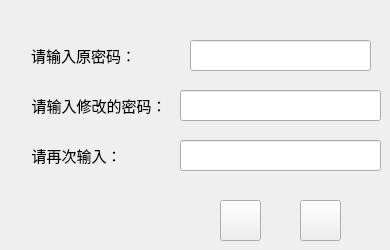
      <widget class="QWidget" name="page_12">
       <widget class="QPushButton" name="pushButton_24">
        <property name="geometry">
         <rect>
          <x>300</x>
          <y>200</y>
          <width>41</width>
          <height>41</height>
         </rect>
        </property>
        <property name="styleSheet">
         <string notr="true">border-image: url(:/icon/Images/icon/cancel_normal.png);</string>
        </property>
        <property name="text">
         <string/>
        </property>
       </widget>
       <widget class="QLabel" name="label_11">
        <property name="geometry">
         <rect>
          <x>0</x>
          <y>40</y>
          <width>171</width>
          <height>31</height>
         </rect>
        </property>
        <property name="font">
         <font>
          <family>微软雅黑</family>
          <pointsize>11</pointsize>
          <weight>9</weight>
          <italic>false</italic>
          <bold>false</bold>
         </font>
        </property>
        <property name="styleSheet">
         <string notr="true">font: 75 11pt &quot;微软雅黑&quot;;
border-image: url(:/background/Images/background/cata_normal.png);</string>
        </property>
        <property name="text">
         <string>        请输入原密码：</string>
        </property>
       </widget>
       <widget class="QLabel" name="label_33">
        <property name="geometry">
         <rect>
          <x>20</x>
          <y>140</y>
          <width>151</width>
          <height>31</height>
         </rect>
        </property>
        <property name="font">
         <font>
          <family>微软雅黑</family>
          <pointsize>11</pointsize>
          <weight>9</weight>
          <italic>false</italic>
          <bold>false</bold>
         </font>
        </property>
        <property name="styleSheet">
         <string notr="true">font: 75 11pt &quot;微软雅黑&quot;;
border-image: url(:/background/Images/background/list_normal.png);</string>
        </property>
        <property name="text">
         <string>   请再次输入：</string>
        </property>
       </widget>
       <widget class="QPushButton" name="pushButton_25">
        <property name="geometry">
         <rect>
          <x>220</x>
          <y>200</y>
          <width>41</width>
          <height>41</height>
         </rect>
        </property>
        <property name="styleSheet">
         <string notr="true">border-image: url(:/icon/Images/icon/ok_normal.png);</string>
        </property>
        <property name="text">
         <string/>
        </property>
       </widget>
       <widget class="QLineEdit" name="lineEdit_6">
        <property name="geometry">
         <rect>
          <x>190</x>
          <y>40</y>
          <width>181</width>
          <height>31</height>
         </rect>
        </property>
        <property name="styleSheet">
         <string notr="true">font: 75 11pt &quot;微软雅黑&quot;;
border-image: url(:/background/Images/background/tm.png);</string>
        </property>
       </widget>
       <widget class="QLineEdit" name="lineEdit_8">
        <property name="geometry">
         <rect>
          <x>180</x>
          <y>140</y>
          <width>201</width>
          <height>31</height>
         </rect>
        </property>
        <property name="styleSheet">
         <string notr="true">font: 75 11pt &quot;微软雅黑&quot;;
border-image: url(:/background/Images/background/list_normal.png);</string>
        </property>
       </widget>
       <widget class="QLineEdit" name="lineEdit_7">
        <property name="geometry">
         <rect>
          <x>180</x>
          <y>90</y>
          <width>201</width>
          <height>31</height>
         </rect>
        </property>
        <property name="styleSheet">
         <string notr="true">font: 75 11pt &quot;微软雅黑&quot;;
border-image: url(:/background/Images/background/list_normal.png);</string>
        </property>
       </widget>
       <widget class="QLabel" name="label_12">
        <property name="geometry">
         <rect>
          <x>20</x>
          <y>90</y>
          <width>151</width>
          <height>31</height>
         </rect>
        </property>
        <property name="font">
         <font>
          <family>微软雅黑</family>
          <pointsize>11</pointsize>
          <weight>9</weight>
          <italic>false</italic>
          <bold>false</bold>
         </font>
        </property>
        <property name="styleSheet">
         <string notr="true">font: 75 11pt &quot;微软雅黑&quot;;
border-image: url(:/background/Images/background/list_normal.png);</string>
        </property>
        <property name="text">
         <string>   请输入修改的密码：</string>
        </property>
       </widget>
       <widget class="QLabel" name="label_7">
        <property name="geometry">
         <rect>
          <x>160</x>
          <y>40</y>
          <width>221</width>
          <height>31</height>
         </rect>
        </property>
        <property name="styleSheet">
         <string notr="true">font: 75 11pt &quot;微软雅黑&quot;;
border-image: url(:/background/Images/background/cata_normal.png);</string>
        </property>
        <property name="text">
         <string/>
        </property>
       </widget>
       <zorder>label_7</zorder>
       <zorder>pushButton_24</zorder>
       <zorder>label_11</zorder>
       <zorder>label_33</zorder>
       <zorder>pushButton_25</zorder>
       <zorder>lineEdit_6</zorder>
       <zorder>lineEdit_8</zorder>
       <zorder>lineEdit_7</zorder>
       <zorder>label_12</zorder>
      </widget>
